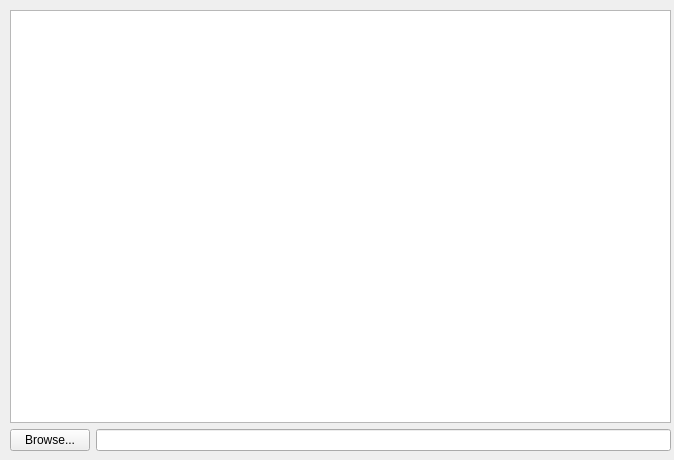
<?xml version="1.0" encoding="UTF-8"?>
<ui version="4.0">
 <class>BackgroundChooserClass</class>
 <widget class="QWidget" name="BackgroundChooserClass">
  <property name="geometry">
   <rect>
    <x>0</x>
    <y>0</y>
    <width>674</width>
    <height>460</height>
   </rect>
  </property>
  <property name="windowTitle">
   <string>Form</string>
  </property>
  <widget class="QWidget" name="verticalLayoutWidget">
   <property name="geometry">
    <rect>
     <x>10</x>
     <y>10</y>
     <width>661</width>
     <height>441</height>
    </rect>
   </property>
   <layout class="QVBoxLayout" name="verticalLayout">
    <property name="sizeConstraint">
     <enum>QLayout::SetMaximumSize</enum>
    </property>
    <item>
     <widget class="QGraphicsView" name="graphicsView">
      <property name="frameShadow">
       <enum>QFrame::Plain</enum>
      </property>
     </widget>
    </item>
    <item>
     <layout class="QHBoxLayout" name="horizontalLayout">
      <item>
       <widget class="QPushButton" name="fileChooser">
        <property name="text">
         <string>Browse...</string>
        </property>
       </widget>
      </item>
      <item>
       <widget class="QLineEdit" name="chosenFileName">
        <property name="readOnly">
         <bool>true</bool>
        </property>
       </widget>
      </item>
     </layout>
    </item>
   </layout>
  </widget>
 </widget>
 <resources/>
 <connections>
  <connection>
   <sender>fileChooser</sender>
   <signal>pressed()</signal>
   <receiver>BackgroundChooserClass</receiver>
   <slot>chooseFile()</slot>
   <hints>
    <hint type="sourcelabel">
     <x>49</x>
     <y>436</y>
    </hint>
    <hint type="destinationlabel">
     <x>336</x>
     <y>229</y>
    </hint>
   </hints>
  </connection>
 </connections>
 <slots>
  <slot>chooseFile()</slot>
 </slots>
</ui>
